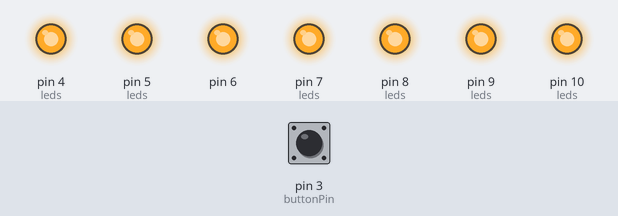
Simulated run of this sketch. Board: Arduino Uno, built with avr-gcc and run on an emulated ATmega328P. On the bench: output pins drawn as LEDs (lit = HIGH). Dashed ring = blinking. The inputs (shaded band) are chosen by the test bench; at power-on: pin 3 (buttonPin) LOW.

Above: at 1.2 s.
1.3 s: pin 3 (buttonPin) pulled HIGH for 3.2 s
At 5.4 s:
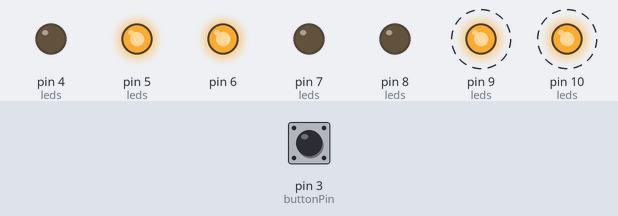
6.0 s: pin 3 (buttonPin) pulled HIGH for 0.15 s
At 7.7 s:
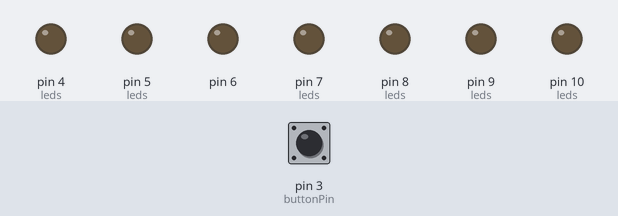
8.0 s: pin 3 (buttonPin) pulled HIGH for 1 s
At 9.7 s:
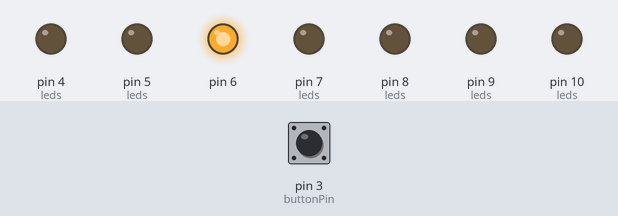
Timing chart, 0 to 11.2 s (numbered marks = the images above; inputs shaded):
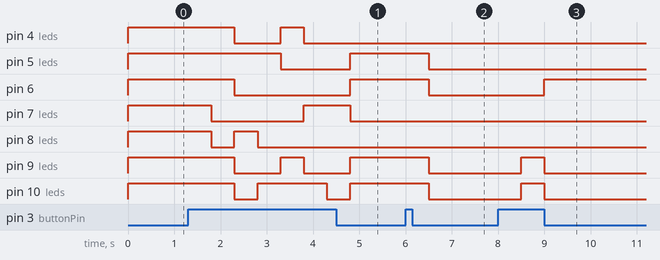

Measured:
- after the input at 1.3 s, pin 4 (leds): HIGH → LOW after 1.0 s, → HIGH 1.0 s later, → LOW 0.50 s later; pin 5 (leds): HIGH → LOW after 2.0 s, → HIGH 1.5 s later
- after the input at 6.0 s, pin 5 (leds), pin 6, pin 9 (leds), pin 10 (leds): HIGH → LOW after 0.50 s
- after the input at 8.0 s, pin 6: LOW → HIGH after 1.0 s; pin 9 (leds), pin 10 (leds): LOW → HIGH after 0.50 s, → LOW 0.50 s later

The sketch:

sketch_add_number.ino
```cpp
// set pin numbers of letters in anode digital tube
const int ledA = 4, ledB = 7, ledC = 8, ledD = 9, ledE = 10, ledF = 5, ledG = 6;
const int buttonPin = 3;

// initial number to display
int numberState = 0;
bool buttonState = false;

void setup() {
  Serial.begin(9600);
  pinMode(buttonPin, INPUT);

  // set all pin letters
  for (int ledLetter = 4; ledLetter < 11; ledLetter++) {
    pinMode(ledLetter, OUTPUT);
  }

  reset();
}

void loop() {
  buttonState = digitalRead(buttonPin);

  // if button is pressed change number
  if (buttonState == HIGH) {
    if (numberState == 9) {
      numberState = 0;
    } else {
      numberState++;
    }
    delay(500);

    lightNumber(numberState);
  }
}

// turn off all led letters
// NOTE: HIGH here means off
void reset() {
    for (int ledLetter = 4; ledLetter < 11; ledLetter++) {
    digitalWrite(ledLetter, HIGH);
  }
}

// switch to call appropriate number function
void lightNumber(int number) {
  switch (number) {
  case 0:
    zero();
    break;
  case 1:
    one();
    break;
  case 2:
    two();
    break;
  case 3:
    three();
    break;
  case 4:
    four();
    break;
  case 5:
    five();
    break;
  case 6:
    six();
    break;
  case 7:
    seven();
    break;
  case 8:
    eight();
    break;
  case 9:
    nine();
    break;
  default:
    reset();
  }
}

// number mapping functions from 0 to 9
void zero() {
  reset();

  int leds[] = {ledA, ledB, ledC, ledD, ledE, ledF};
  int length = sizeof(leds) / sizeof(int);

  for (int index = 0; index < length; index++) {
    digitalWrite(leds[index], LOW);
  }
}

void one() {
  reset();

  int leds[] = {ledB, ledC};
  int length = sizeof(leds) / sizeof(int);

  for (int index = 0; index < length; index++) {
    digitalWrite(leds[index], LOW);
  }
}

void two() {
  reset();

  int leds[] = {ledA, ledB, ledD, ledE, ledG};
  int length = sizeof(leds) / sizeof(int);

  for (int index = 0; index < length; index++) {
    digitalWrite(leds[index], LOW);
  }
}

void three() {
  reset();

  int leds[] = {ledA, ledB, ledC, ledD, ledG};
  int length = sizeof(leds) / sizeof(int);

  for (int index = 0; index < length; index++) {
    digitalWrite(leds[index], LOW);
  }
}

void four() {
  reset();

  int leds[] = {ledB, ledC, ledF, ledG};
  int length = sizeof(leds) / sizeof(int);

  for (int index = 0; index < length; index++) {
    digitalWrite(leds[index], LOW);
  }
}

void five() {
  reset();

  int leds[] = {ledA, ledC, ledD, ledF, ledG};
  int length = sizeof(leds) / sizeof(int);

  for (int index = 0; index < length; index++) {
    digitalWrite(leds[index], LOW);
  }
}

void six() {
  reset();

  int leds[] = {ledA, ledC, ledD, ledE, ledF, ledG};
  int length = sizeof(leds) / sizeof(int);

  for (int index = 0; index < length; index++) {
    digitalWrite(leds[index], LOW);
  }
}

void seven() {
  reset();

  int leds[] = {ledA, ledB, ledC};
  int length = sizeof(leds) / sizeof(int);

  for (int index = 0; index < length; index++) {
    digitalWrite(leds[index], LOW);
  }
}

void eight() {
  reset();

  int leds[] = {ledA, ledB, ledC, ledD, ledE, ledF, ledG};
  int length = sizeof(leds) / sizeof(int);

  for (int index = 0; index < length; index++) {
    digitalWrite(leds[index], LOW);
  }
}

void nine() {
  reset();

  int leds[] = {ledA, ledB, ledC, ledF, ledG};
  int length = sizeof(leds) / sizeof(int);

  for (int index = 0; index < length; index++) {
    digitalWrite(leds[index], LOW);
  }
}
```
